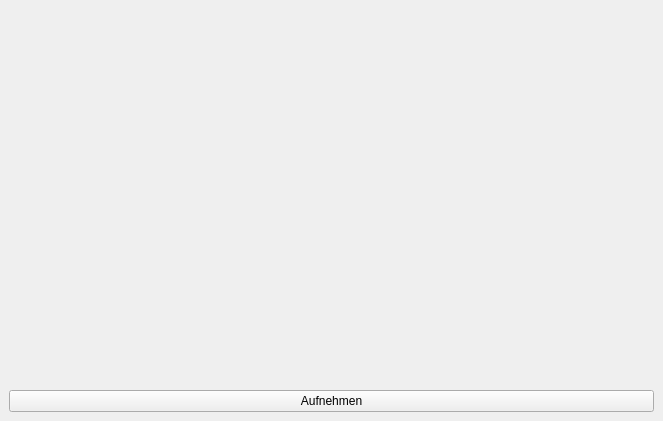
<?xml version="1.0" encoding="UTF-8"?>
<ui version="4.0">
 <class>PhotoBooth</class>
 <widget class="QMainWindow" name="PhotoBooth">
  <property name="geometry">
   <rect>
    <x>0</x>
    <y>0</y>
    <width>663</width>
    <height>421</height>
   </rect>
  </property>
  <property name="windowTitle">
   <string>MainWindow</string>
  </property>
  <widget class="QWidget" name="centralwidget">
   <layout class="QGridLayout" name="gridLayout">
    <item row="0" column="0">
     <layout class="QHBoxLayout" name="horizontalLayout" stretch="2">
      <item>
       <layout class="QVBoxLayout" name="verticalLayout" stretch="0">
        <item>
         <widget class="QLabel" name="label">
          <property name="sizePolicy">
           <sizepolicy hsizetype="Ignored" vsizetype="Ignored">
            <horstretch>0</horstretch>
            <verstretch>0</verstretch>
           </sizepolicy>
          </property>
          <property name="text">
           <string/>
          </property>
         </widget>
        </item>
       </layout>
      </item>
     </layout>
    </item>
    <item row="1" column="0">
     <widget class="QPushButton" name="pushButton">
      <property name="text">
       <string>Aufnehmen</string>
      </property>
     </widget>
    </item>
   </layout>
  </widget>
 </widget>
 <resources/>
 <connections/>
</ui>
